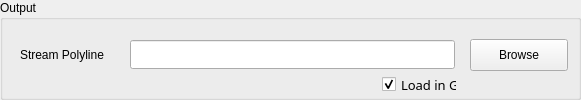
  <widget class="QGroupBox" name="groupBoxInput_2">
   <property name="geometry">
    <rect>
     <x>15</x>
     <y>195</y>
     <width>581</width>
     <height>100</height>
    </rect>
   </property>
   <property name="title">
    <string>Output</string>
   </property>
   <widget class="QLabel" name="textLabel1_2">
    <property name="geometry">
     <rect>
      <x>20</x>
      <y>39</y>
      <width>111</width>
      <height>31</height>
     </rect>
    </property>
    <property name="text">
     <string>Stream Polyline</string>
    </property>
   </widget>
   <widget class="QPushButton" name="pushButtonStreamPolyline">
    <property name="geometry">
     <rect>
      <x>470</x>
      <y>39</y>
      <width>98</width>
      <height>32</height>
     </rect>
    </property>
    <property name="text">
     <string>Browse</string>
    </property>
    <property name="autoDefault">
     <bool>false</bool>
    </property>
   </widget>
   <widget class="QLineEdit" name="lineEditStreamPolyline">
    <property name="geometry">
     <rect>
      <x>130</x>
      <y>40</y>
      <width>325</width>
      <height>29</height>
     </rect>
    </property>
    <property name="font">
     <font>
      <pointsize>14</pointsize>
      <weight>75</weight>
      <bold>true</bold>
     </font>
    </property>
   </widget>
   <widget class="QCheckBox" name="checkBoxStreamPolyline">
    <property name="geometry">
     <rect>
      <x>382</x>
      <y>74</y>
      <width>75</width>
      <height>21</height>
     </rect>
    </property>
    <property name="font">
     <font>
      <family>Sans Serif</family>
      <pointsize>10</pointsize>
      <weight>50</weight>
      <italic>false</italic>
      <bold>false</bold>
      <underline>false</underline>
      <strikeout>false</strikeout>
     </font>
    </property>
    <property name="text">
     <string>Load in GIS</string>
    </property>
    <property name="checked">
     <bool>true</bool>
    </property>
   </widget>
  </widget>
